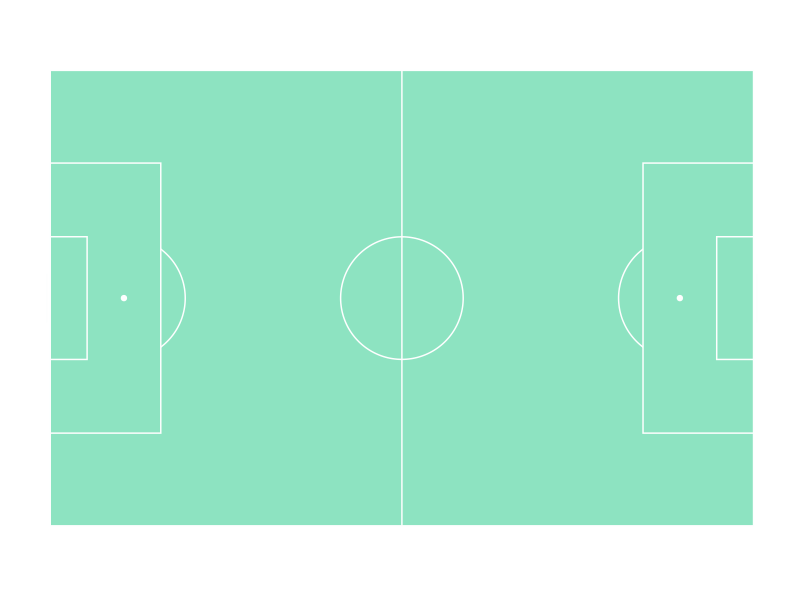

The R script that drew this image:
library(ggplot2)
library(ggforce)

background_color = "#8DE3C1"
foreground_color = "#FDFEFE"

ggplot() +  geom_rect(aes(xmin = 0, xmax = 105, ymin = 0, ymax = 68), #entire pitch with FIFA dimensions
            fill = background_color, 
            colour = foreground_color, 
            size = .5) +
            geom_circle(aes(x0 = 105 / 2, y0 = 68 / 2, r = 9.15), colour=foreground_color) + #centre circle
            geom_circle(aes(x0 = 11, y0 = 68 / 2, r = 9.15), colour=foreground_color) + #penalty arc
            geom_circle(aes(x0 = 105 - 11, y0 = 68 / 2, r = 9.15), colour=foreground_color) + #penalty arc
            geom_rect(aes(xmin = 0, xmax = 16.5, ymin = 68 / 2 - 7.32 / 2 - 16.5, ymax = 68 / 2 + 7.32 / 2 + 16.5), #penalty box
                      fill = background_color, 
                      colour = foreground_color, 
                      size = .5) +
            geom_rect(aes(xmin = 105 - 16.5, xmax = 105, ymin = 68 / 2 - 7.32 / 2 - 16.5, ymax = 68 / 2 + 7.32 / 2 + 16.5),  #penalty box
                      fill = background_color, 
                      colour = foreground_color, 
                      size = .5) +
            geom_point(aes(x = 11, y = 68 / 2), colour=foreground_color) + #penalty spot
            geom_point(aes(x = 105 -11, y = 68 / 2), colour=foreground_color) + #penalty spot
            geom_segment(aes(x = -.5, xend = -.5, y = 68 / 2 + 7.32 / 2, yend = 68 / 2 - 7.32 / 2), colour=foreground_color) + #goal
            geom_segment(aes(x = 105.5, xend = 105.5, y = 68 / 2 + 7.32 / 2, yend = 68 / 2 - 7.32 / 2), colour=foreground_color) + #goal
            geom_rect(aes(xmin = 0, xmax = 5.5, ymin = 68 / 2 - 7.32 / 2 - 5.5, ymax = 68 / 2 + 7.32 / 2 + 5.5), #6 yard box
                      fill = background_color, 
                      colour = foreground_color, 
                      size = .5) +
            geom_rect(aes(xmin = 105 - 5.5, xmax = 105, ymin = 68 / 2 - 7.32 / 2 - 5.5, ymax = 68 / 2 + 7.32 / 2 + 5.5),  #6 yard box
                      fill = background_color, 
                      colour = foreground_color, 
                      size = .5) +
            geom_segment(aes(x = 105 /2, y = 0, xend = 105 / 2, yend = 68), colour=foreground_color) + #halfway line
            coord_fixed() +
              theme(rect = element_blank(), #remove additional ggplot2 features: lines, axis, etc...
                  line = element_blank(),axis.title.y = element_blank(),
                  legend.position = "none", 
                  axis.title.x = element_blank(),
                  axis.text.x = element_blank(),
                  axis.text.y = element_blank())
